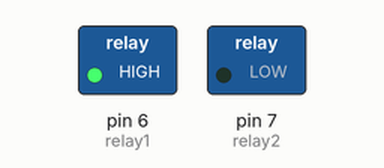
The sketch below on a simulated Arduino Uno, built with avr-gcc and run on an emulated ATmega328P. On the bench: switched loads named in the sketch (green lamp = pin HIGH).

Above: at 1.5 s.
At 4.5 s:
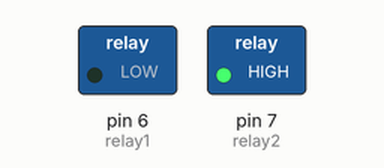
Timing chart, 0 to 7.8 s (numbered marks = the images above):
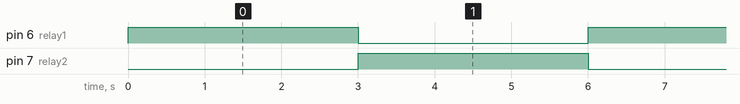

The sketch:

relay.ino
```cpp
int relay1=6;
int relay2=7;
void setup() {
  // put your setup code here, to run once:
  pinMode(relay1, OUTPUT);
  pinMode(relay2, OUTPUT);
  digitalWrite(relay1, LOW);
  digitalWrite(relay2, LOW);

}

void loop() {
  // put your main code here, to run repeatedly:
  digitalWrite(relay1, HIGH);
  digitalWrite(relay2, LOW);
  delay(3000);
  digitalWrite(relay1, LOW);
  digitalWrite(relay2, HIGH);
  delay(3000);

}
```

Measured:
- by itself, pin 6 (relay1), pin 7 (relay2): alternates HIGH for 3.0 s and LOW for 3.0 s
